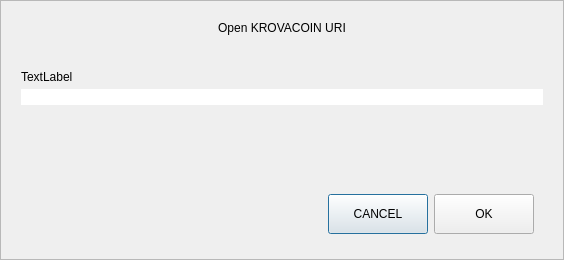
<?xml version="1.0" encoding="UTF-8"?>
<ui version="4.0">
 <class>OpenURIDialog</class>
 <widget class="QDialog" name="OpenURIDialog">
  <property name="geometry">
   <rect>
    <x>0</x>
    <y>0</y>
    <width>564</width>
    <height>260</height>
   </rect>
  </property>
  <property name="windowTitle">
   <string>Open URI</string>
  </property>
  <layout class="QVBoxLayout" name="verticalLayout">
   <property name="spacing">
    <number>0</number>
   </property>
   <property name="leftMargin">
    <number>0</number>
   </property>
   <property name="topMargin">
    <number>0</number>
   </property>
   <property name="rightMargin">
    <number>0</number>
   </property>
   <property name="bottomMargin">
    <number>0</number>
   </property>
   <item>
    <widget class="QFrame" name="frame">
     <property name="frameShape">
      <enum>QFrame::StyledPanel</enum>
     </property>
     <property name="frameShadow">
      <enum>QFrame::Raised</enum>
     </property>
     <layout class="QVBoxLayout" name="verticalLayout_2">
      <property name="spacing">
       <number>5</number>
      </property>
      <property name="leftMargin">
       <number>20</number>
      </property>
      <property name="topMargin">
       <number>20</number>
      </property>
      <property name="rightMargin">
       <number>20</number>
      </property>
      <property name="bottomMargin">
       <number>16</number>
      </property>
      <item>
       <widget class="QLabel" name="labelTitle">
        <property name="text">
         <string>Open KROVACOIN URI</string>
        </property>
        <property name="alignment">
         <set>Qt::AlignCenter</set>
        </property>
       </widget>
      </item>
      <item>
       <spacer name="verticalSpacer_2">
        <property name="orientation">
         <enum>Qt::Vertical</enum>
        </property>
        <property name="sizeType">
         <enum>QSizePolicy::Fixed</enum>
        </property>
        <property name="sizeHint" stdset="0">
         <size>
          <width>20</width>
          <height>30</height>
         </size>
        </property>
       </spacer>
      </item>
      <item>
       <widget class="QLabel" name="labelSubtitle">
        <property name="text">
         <string notr="true">TextLabel</string>
        </property>
       </widget>
      </item>
      <item>
       <layout class="QHBoxLayout" name="horizontalLayout">
        <property name="spacing">
         <number>0</number>
        </property>
        <item>
         <widget class="QValidatedLineEdit" name="uriEdit">
          <property name="styleSheet">
           <string notr="true">#uriEdit{
	border-top-right-radius:0px;
	border-bottom-right-radius:0px;
}</string>
          </property>
         </widget>
        </item>
       </layout>
      </item>
      <item>
       <spacer name="verticalSpacer">
        <property name="orientation">
         <enum>Qt::Vertical</enum>
        </property>
        <property name="sizeHint" stdset="0">
         <size>
          <width>20</width>
          <height>40</height>
         </size>
        </property>
       </spacer>
      </item>
      <item>
       <widget class="QWidget" name="widget" native="true">
        <property name="minimumSize">
         <size>
          <width>0</width>
          <height>50</height>
         </size>
        </property>
        <layout class="QHBoxLayout" name="horizontalLayout_2">
         <item>
          <spacer name="horizontalSpacer">
           <property name="orientation">
            <enum>Qt::Horizontal</enum>
           </property>
           <property name="sizeHint" stdset="0">
            <size>
             <width>289</width>
             <height>20</height>
            </size>
           </property>
          </spacer>
         </item>
         <item>
          <widget class="QPushButton" name="pushButtonCancel">
           <property name="minimumSize">
            <size>
             <width>100</width>
             <height>40</height>
            </size>
           </property>
           <property name="text">
            <string>CANCEL</string>
           </property>
          </widget>
         </item>
         <item>
          <widget class="QPushButton" name="pushButtonOK">
           <property name="minimumSize">
            <size>
             <width>100</width>
             <height>40</height>
            </size>
           </property>
           <property name="text">
            <string>OK</string>
           </property>
          </widget>
         </item>
        </layout>
       </widget>
      </item>
     </layout>
    </widget>
   </item>
  </layout>
 </widget>
 <customwidgets>
  <customwidget>
   <class>QValidatedLineEdit</class>
   <extends>QLineEdit</extends>
   <header>qvalidatedlineedit.h</header>
  </customwidget>
 </customwidgets>
 <resources/>
 <connections/>
</ui>
